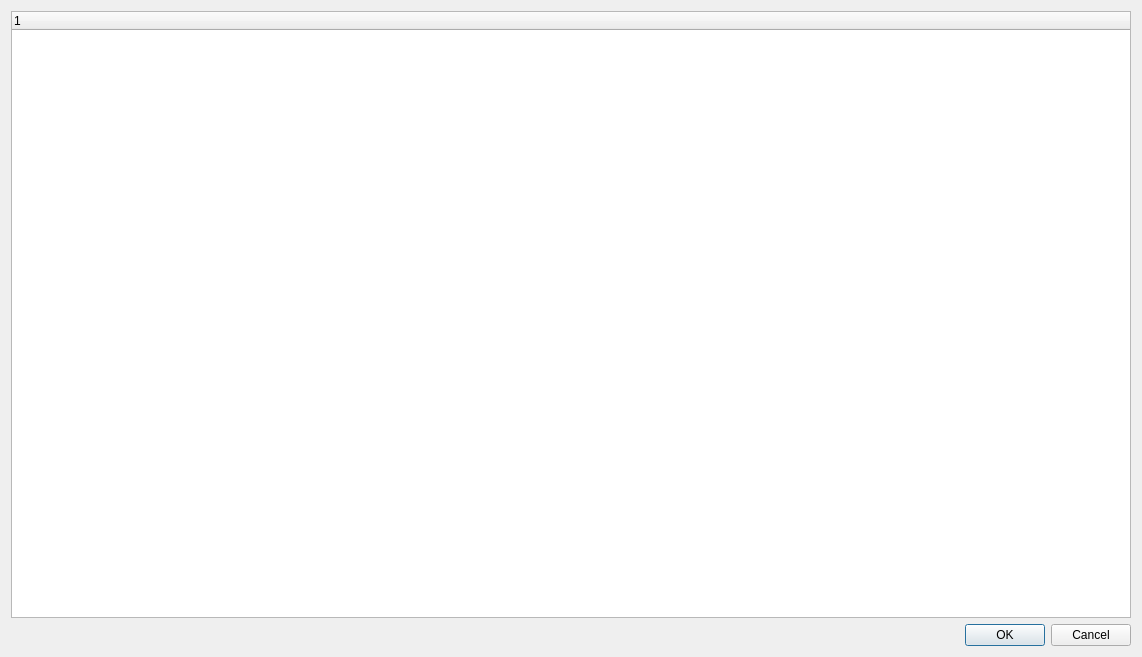
<?xml version="1.0" encoding="UTF-8"?>
<ui version="4.0">
 <class>signal_dialog</class>
 <widget class="QDialog" name="signal_dialog">
  <property name="geometry">
   <rect>
    <x>0</x>
    <y>0</y>
    <width>1142</width>
    <height>657</height>
   </rect>
  </property>
  <property name="windowTitle">
   <string>Dialog</string>
  </property>
  <layout class="QGridLayout" name="gridLayout">
   <item row="1" column="1">
    <widget class="QDialogButtonBox" name="buttonBox">
     <property name="orientation">
      <enum>Qt::Horizontal</enum>
     </property>
     <property name="standardButtons">
      <set>QDialogButtonBox::Cancel|QDialogButtonBox::Ok</set>
     </property>
    </widget>
   </item>
   <item row="0" column="0" colspan="2">
    <widget class="QTreeWidget" name="treeWidget">
     <column>
      <property name="text">
       <string notr="true">1</string>
      </property>
     </column>
    </widget>
   </item>
  </layout>
 </widget>
 <resources/>
 <connections>
  <connection>
   <sender>buttonBox</sender>
   <signal>accepted()</signal>
   <receiver>signal_dialog</receiver>
   <slot>accept()</slot>
   <hints>
    <hint type="sourcelabel">
     <x>248</x>
     <y>254</y>
    </hint>
    <hint type="destinationlabel">
     <x>157</x>
     <y>274</y>
    </hint>
   </hints>
  </connection>
  <connection>
   <sender>buttonBox</sender>
   <signal>rejected()</signal>
   <receiver>signal_dialog</receiver>
   <slot>reject()</slot>
   <hints>
    <hint type="sourcelabel">
     <x>316</x>
     <y>260</y>
    </hint>
    <hint type="destinationlabel">
     <x>286</x>
     <y>274</y>
    </hint>
   </hints>
  </connection>
 </connections>
</ui>
